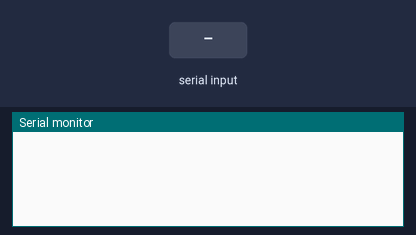
Recording of a sketch running on a simulated Arduino Uno, built with avr-gcc and run on an emulated ATmega328P. On the bench: the last lines printed to the serial monitor. The test bench sets the inputs (shaded band).

Above: at 1.3 s.
1.4 s: "SU,96\n" received over the second serial link
At 2.6 s:
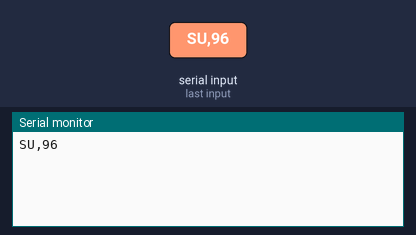
2.9 s: "1" received over the second serial link
At 3.9 s:
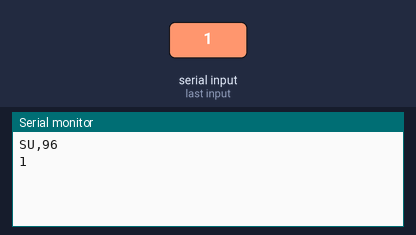

Measured:
- after the input at 1.4 s, the serial monitor: prints a new line at once (image 1)
- after the input at 2.9 s, the serial monitor: prints a new line at once (image 2)

The sketch:

bluetooth.ino
```cpp
/*
 * Bluetooth Connectivity with Blue SMiRF
 * Author: Andrew Botelho
 * Initial code based on sampe code by Jim Lindblom of SparkFun Electronics
 * last updated: 2014-01-28
 */

#include <SoftwareSerial.h>

int bluetoothTx = 6;  // TX-O pin of bluetooth mate, Arduino D2
int bluetoothRx = 5;  // RX-I pin of bluetooth mate, Arduino D3
SoftwareSerial bluetooth(bluetoothTx, bluetoothRx);

void setup()
{
  Serial.begin(9600);  // Begin the serial monitor at 9600bps

  bluetooth.begin(9600);  // The Bluetooth Mate defaults to 115200bps
  bluetooth.print("$");  // Print three times individually
  bluetooth.print("$");
  bluetooth.print("$");  // Enter command mode
  delay(100);  // Short delay, wait for the Mate to send back CMD
  //bluetooth.println("SU,96");  // Temporarily Change the baudrate to 9600, no parity
  // 115200 can be too fast at times for NewSoftSerial to relay the data reliably
  //bluetooth.begin(9600);  // Start bluetooth serial at 9600
}

void loop()
{
  if(bluetooth.available())  // If the bluetooth sent any characters
  {
    // Send any characters the bluetooth prints to the serial monitor
    Serial.print((char)bluetooth.read());
  }
  if(Serial.available())  // If stuff was typed in the serial monitor
  {
    /*char in = Serial.read();
     // Send any characters the Serial monitor prints to the bluetooth
     if(in == 'a'){
     // Header
     bluetooth.print((char)0xFA);
     bluetooth.print((char)0xCE);
     bluetooth.print((char)0x05);

     // Temp Data
     bluetooth.print((char)0x6A);
     bluetooth.print((char)0x04);
     bluetooth.print((char)0x25);

     // Heating State
     bluetooth.print((char)0x57);
     bluetooth.print((char)0xFF);

     // LED State
     bluetooth.print((char)0x3C);
     bluetooth.print((char)0xFF);

     // Fluid Actuation State
     bluetooth.print((char)0x8F);
     bluetooth.print((char)0x00);

     // Error
     bluetooth.print((char)0xEE);
     bluetooth.print((char)0x11);
     }
     Serial.flush();
     }*/
    bluetooth.print((char) Serial.read());
  }
  // and loop forever and ever!
}
```
